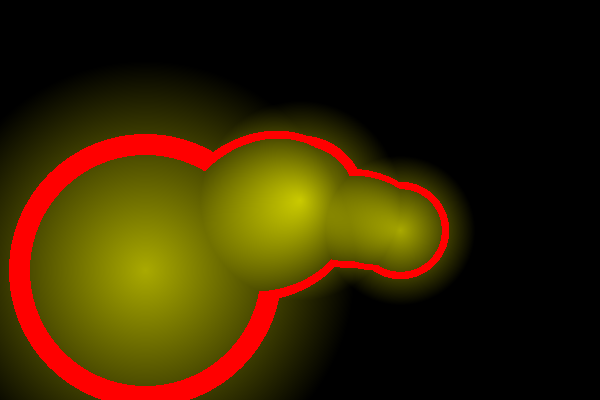
Frame 1 (no input)
Frame 60 (the mouse pressed at the canvas centre just before this capture): identical to frame 1, image omitted
Frame 120 (the mouse held since frame 60 and released just before this capture): identical to frame 1, image omitted

The Processing sketch that drew this single still picture (run headless with seeded random() and noise(); from frame 60 on, the mouse is pressed at the canvas centre):

// Processing sketch: blob9
// ── blob9.pde
PImage Img;
float [][] Temperature;

void setup() {
   size(600, 400);
   Img = createImage(width, height, RGB);
   Temperature = new float[height][width];

   Blob blob0 = new Blob(300, 200, 100);
   Blob blob1 = new Blob(400, 230, 75);
   Blob blob2 = new Blob(145, 270, 210);
  
   zeroTemperature();
   blob0.render();
   blob1.render();
   blob2.render();
   
   Img.loadPixels();
   buildImage();
   Img.updatePixels();
   image(Img, 0, 0);
}

void draw() {
}

void zeroTemperature() {
   for (int y=0; y<height; y++) {
      for (int x=0; x<width; x++) {
         Temperature[y][x] = 0;
      }
   }
}

void buildImage() {
   for (int y=0; y<height; y++) {
      for (int x=0; x<width; x++) {
         float midT = 0.4;
         float rangeT = 0.05;
         if (abs(Temperature[y][x] - midT) < rangeT) {
            Img.set(x, y, color(255, 0, 0));
         } else {
            float t = map(Temperature[y][x], 0, 1.5, 0, 255);
            Img.set(x, y, color(t, t, 0));
         }
      }
   }
}

class Blob {
   float cx, cy;   // blob center
   float r;        // blob radius

   Blob(float acx, float acy, float ar) {
      cx = acx;
      cy = acy;
      r = ar;
   }

void render() {
   int lox = max(0, int(cx-r));
   int hix = min(width, int(cx+r));
   int loy = max(0, int(cy-r));
   int hiy = min(height, int(cy+r));
      for (int y=loy; y<hiy; y++) {
         for (int x=lox; x<hix; x++) { 
            float d = dist(x, y, cx, cy);
            if (d > r) continue;
            float h = map(d, 0, r, 1, 0);
            Temperature[y][x] += h;
         }
      }
   }
}
